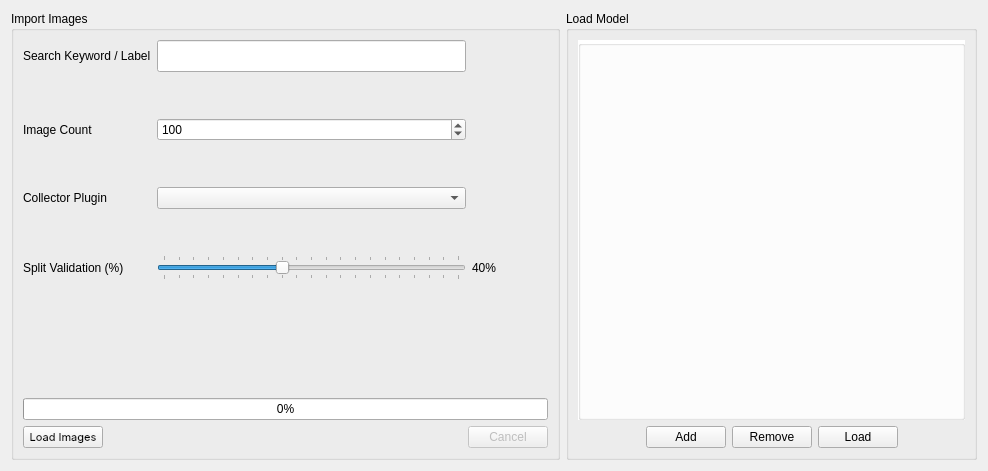
<?xml version="1.0" encoding="UTF-8"?>
<ui version="4.0">
 <class>ImportFilesWidget</class>
 <widget class="QWidget" name="ImportFilesWidget">
  <property name="geometry">
   <rect>
    <x>0</x>
    <y>0</y>
    <width>988</width>
    <height>471</height>
   </rect>
  </property>
  <property name="windowTitle">
   <string>Form</string>
  </property>
  <layout class="QHBoxLayout" name="horizontalLayout" stretch="4,3">
   <item>
    <widget class="QGroupBox" name="groupBox_2">
     <property name="enabled">
      <bool>true</bool>
     </property>
     <property name="title">
      <string>Import Images</string>
     </property>
     <layout class="QGridLayout" name="gridLayout_4" rowstretch="0,0,0,0,0">
      <item row="0" column="0" colspan="3">
       <layout class="QGridLayout" name="gridLayout_12">
        <item row="0" column="1">
         <widget class="Tags" name="lineEdit_labels">
          <property name="sizePolicy">
           <sizepolicy hsizetype="Expanding" vsizetype="Minimum">
            <horstretch>0</horstretch>
            <verstretch>0</verstretch>
           </sizepolicy>
          </property>
          <property name="minimumSize">
           <size>
            <width>0</width>
            <height>32</height>
           </size>
          </property>
          <property name="contextMenuPolicy">
           <enum>Qt::DefaultContextMenu</enum>
          </property>
         </widget>
        </item>
        <item row="3" column="0">
         <widget class="QLabel" name="label_amount">
          <property name="text">
           <string>Image Count</string>
          </property>
         </widget>
        </item>
        <item row="0" column="0">
         <widget class="QLabel" name="label_keyword">
          <property name="text">
           <string>Search Keyword / Label</string>
          </property>
         </widget>
        </item>
        <item row="5" column="1">
         <widget class="QComboBox" name="comboBox_plugins">
          <property name="enabled">
           <bool>true</bool>
          </property>
         </widget>
        </item>
        <item row="1" column="1">
         <spacer name="verticalSpacer_4">
          <property name="orientation">
           <enum>Qt::Vertical</enum>
          </property>
          <property name="sizeHint" stdset="0">
           <size>
            <width>20</width>
            <height>40</height>
           </size>
          </property>
         </spacer>
        </item>
        <item row="0" column="2">
         <layout class="QHBoxLayout" name="horizontalLayout_14">
          <item>
           <widget class="QPushButton" name="pushButton_clearTags">
            <property name="minimumSize">
             <size>
              <width>30</width>
              <height>0</height>
             </size>
            </property>
            <property name="maximumSize">
             <size>
              <width>8</width>
              <height>29</height>
             </size>
            </property>
            <property name="text">
             <string/>
            </property>
            <property name="icon">
             <iconset>
              <normaloff>:UISymbols/UI_Backspace_Icon.svg</normaloff>:UISymbols/UI_Backspace_Icon.svg</iconset>
            </property>
            <property name="iconSize">
             <size>
              <width>20</width>
              <height>19</height>
             </size>
            </property>
            <property name="flat">
             <bool>true</bool>
            </property>
           </widget>
          </item>
          <item>
           <widget class="QPushButton" name="pushButton_loadLabelsFromFile">
            <property name="text">
             <string/>
            </property>
            <property name="icon">
             <iconset>
              <normaloff>:UISymbols/UI_File_Icon.svg</normaloff>:UISymbols/UI_File_Icon.svg</iconset>
            </property>
            <property name="iconSize">
             <size>
              <width>19</width>
              <height>20</height>
             </size>
            </property>
            <property name="flat">
             <bool>true</bool>
            </property>
           </widget>
          </item>
         </layout>
        </item>
        <item row="5" column="0">
         <widget class="QLabel" name="label_plugin">
          <property name="text">
           <string>Collector Plugin</string>
          </property>
         </widget>
        </item>
        <item row="4" column="1">
         <spacer name="verticalSpacer_5">
          <property name="orientation">
           <enum>Qt::Vertical</enum>
          </property>
          <property name="sizeHint" stdset="0">
           <size>
            <width>20</width>
            <height>40</height>
           </size>
          </property>
         </spacer>
        </item>
        <item row="7" column="2">
         <widget class="QLabel" name="label_splitPercent">
          <property name="text">
           <string>40%</string>
          </property>
         </widget>
        </item>
        <item row="7" column="0">
         <widget class="QLabel" name="label_split">
          <property name="text">
           <string>Split Validation (%)</string>
          </property>
         </widget>
        </item>
        <item row="3" column="1">
         <widget class="QSpinBox" name="spinBox_amount">
          <property name="sizePolicy">
           <sizepolicy hsizetype="Minimum" vsizetype="Fixed">
            <horstretch>0</horstretch>
            <verstretch>0</verstretch>
           </sizepolicy>
          </property>
          <property name="maximum">
           <number>1000</number>
          </property>
          <property name="value">
           <number>100</number>
          </property>
         </widget>
        </item>
        <item row="6" column="1">
         <spacer name="verticalSpacer_6">
          <property name="orientation">
           <enum>Qt::Vertical</enum>
          </property>
          <property name="sizeHint" stdset="0">
           <size>
            <width>20</width>
            <height>40</height>
           </size>
          </property>
         </spacer>
        </item>
        <item row="7" column="1">
         <widget class="QSlider" name="horizontalSlider">
          <property name="maximum">
           <number>100</number>
          </property>
          <property name="pageStep">
           <number>1</number>
          </property>
          <property name="value">
           <number>40</number>
          </property>
          <property name="orientation">
           <enum>Qt::Horizontal</enum>
          </property>
          <property name="tickPosition">
           <enum>QSlider::TicksBothSides</enum>
          </property>
          <property name="tickInterval">
           <number>5</number>
          </property>
         </widget>
        </item>
       </layout>
      </item>
      <item row="2" column="0" colspan="3">
       <layout class="QVBoxLayout" name="verticalLayout">
        <item>
         <spacer name="verticalSpacer_3">
          <property name="orientation">
           <enum>Qt::Vertical</enum>
          </property>
          <property name="sizeHint" stdset="0">
           <size>
            <width>20</width>
            <height>40</height>
           </size>
          </property>
         </spacer>
        </item>
        <item>
         <widget class="QLabel" name="label_pluginStatus">
          <property name="text">
           <string/>
          </property>
          <property name="wordWrap">
           <bool>true</bool>
          </property>
         </widget>
        </item>
        <item>
         <widget class="QProgressBar" name="progressBar_images">
          <property name="value">
           <number>0</number>
          </property>
         </widget>
        </item>
       </layout>
      </item>
      <item row="4" column="0">
       <widget class="QPushButton" name="pushButton_loadImages">
        <property name="sizePolicy">
         <sizepolicy hsizetype="Maximum" vsizetype="Fixed">
          <horstretch>0</horstretch>
          <verstretch>0</verstretch>
         </sizepolicy>
        </property>
        <property name="font">
         <font>
          <family>Inter</family>
          <pointsize>8</pointsize>
         </font>
        </property>
        <property name="layoutDirection">
         <enum>Qt::RightToLeft</enum>
        </property>
        <property name="text">
         <string>Load Images</string>
        </property>
        <property name="icon">
         <iconset resource="../Resources/UI_Icons.qrc">
          <normaloff>:/UISymbols/UI_Download_Icon.svg</normaloff>:/UISymbols/UI_Download_Icon.svg</iconset>
        </property>
        <property name="iconSize">
         <size>
          <width>40</width>
          <height>15</height>
         </size>
        </property>
       </widget>
      </item>
      <item row="4" column="2">
       <widget class="QPushButton" name="pushButton_abortLoading">
        <property name="enabled">
         <bool>false</bool>
        </property>
        <property name="sizePolicy">
         <sizepolicy hsizetype="Fixed" vsizetype="Fixed">
          <horstretch>0</horstretch>
          <verstretch>0</verstretch>
         </sizepolicy>
        </property>
        <property name="text">
         <string>Cancel</string>
        </property>
        <property name="icon">
         <iconset resource="../Resources/UI_Icons.qrc">
          <normaloff>:/UISymbols/UI_Cancel_Icon.svg</normaloff>:/UISymbols/UI_Cancel_Icon.svg</iconset>
        </property>
        <property name="iconSize">
         <size>
          <width>16</width>
          <height>15</height>
         </size>
        </property>
       </widget>
      </item>
     </layout>
    </widget>
   </item>
   <item>
    <widget class="QGroupBox" name="gridGroupBox">
     <property name="title">
      <string>Load Model</string>
     </property>
     <layout class="QHBoxLayout" name="horizontalLayout_17">
      <item>
       <layout class="QVBoxLayout" name="verticalLayout_4">
        <item>
         <widget class="QGroupBox" name="groupBox">
          <property name="styleSheet">
           <string notr="true">background-color: rgb(255, 255, 255);</string>
          </property>
          <property name="title">
           <string/>
          </property>
          <layout class="QGridLayout" name="gridLayout">
           <item row="0" column="0">
            <widget class="CustomListWidget" name="listWidget_modelNames">
             <property name="font">
              <font>
               <family>Inter</family>
               <pointsize>8</pointsize>
               <weight>50</weight>
               <bold>false</bold>
              </font>
             </property>
             <property name="styleSheet">
              <string notr="true">selection-color: rgb(0, 0, 0);
                                          selection-background-color: rgb(255, 255, 255);
                                          background-color: transparent;
                                          border: 2px rgb(0, 0, 0);
                                      </string>
             </property>
            </widget>
           </item>
          </layout>
         </widget>
        </item>
        <item>
         <layout class="QHBoxLayout" name="horizontalLayout_16">
          <item>
           <spacer name="horizontalSpacer_8">
            <property name="orientation">
             <enum>Qt::Horizontal</enum>
            </property>
            <property name="sizeHint" stdset="0">
             <size>
              <width>40</width>
              <height>20</height>
             </size>
            </property>
           </spacer>
          </item>
          <item>
           <widget class="QPushButton" name="pushButton_addModel">
            <property name="text">
             <string>Add</string>
            </property>
            <property name="icon">
             <iconset>
              <normaloff>:UISymbols/UI_Add_Icon.svg</normaloff>:UISymbols/UI_Add_Icon.svg</iconset>
            </property>
            <property name="iconSize">
             <size>
              <width>16</width>
              <height>15</height>
             </size>
            </property>
           </widget>
          </item>
          <item>
           <widget class="QPushButton" name="pushButton_removeModel">
            <property name="text">
             <string>Remove</string>
            </property>
            <property name="icon">
             <iconset>
              <normaloff>:UISymbols/UI_Delete_Item.svg</normaloff>:UISymbols/UI_Delete_Item.svg</iconset>
            </property>
            <property name="iconSize">
             <size>
              <width>16</width>
              <height>15</height>
             </size>
            </property>
           </widget>
          </item>
          <item>
           <widget class="QPushButton" name="pushButton_loadModel">
            <property name="layoutDirection">
             <enum>Qt::RightToLeft</enum>
            </property>
            <property name="text">
             <string>Load</string>
            </property>
            <property name="icon">
             <iconset>
              <normaloff>:UISymbols/UI_Arrow_Forward.svg</normaloff>:UISymbols/UI_Arrow_Forward.svg</iconset>
            </property>
            <property name="iconSize">
             <size>
              <width>16</width>
              <height>15</height>
             </size>
            </property>
           </widget>
          </item>
          <item>
           <spacer name="horizontalSpacer_9">
            <property name="orientation">
             <enum>Qt::Horizontal</enum>
            </property>
            <property name="sizeHint" stdset="0">
             <size>
              <width>40</width>
              <height>20</height>
             </size>
            </property>
           </spacer>
          </item>
         </layout>
        </item>
       </layout>
      </item>
     </layout>
    </widget>
   </item>
  </layout>
 </widget>
 <customwidgets>
  <customwidget>
   <class>CustomListWidget</class>
   <extends>QListWidget</extends>
   <header>customlistwidget.h</header>
  </customwidget>
  <customwidget>
   <class>Tags</class>
   <extends>QLineEdit</extends>
   <header>tags.hpp</header>
  </customwidget>
 </customwidgets>
 <resources>
  <include location="../Resources/UI_Icons.qrc"/>
  <include location="../Resources/UI_Icons.qrc"/>
 </resources>
 <connections/>
</ui>
